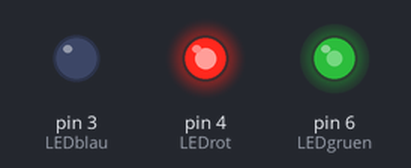
The sketch below on a simulated Arduino Uno, built with avr-gcc and run on an emulated ATmega328P. Shown: output pins drawn as LEDs (lit = HIGH).

Above: at 0.1 s.
Timing chart, 0 to 1.6 s (numbered marks = the images above):
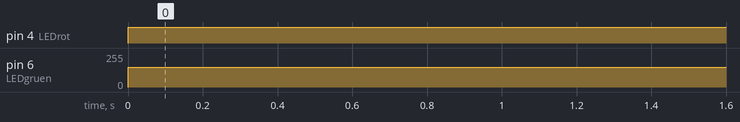

The sketch:

LEDSTATISCH.ino
```cpp
int LEDblau = 3; // Farbe blau an Pin 3
int LEDrot = 4; // Farbe rot an Pin 5
int LEDgruen=6; // Farbe gruen an Pin 6
int p=5-000; // p ist eine Pause mit 1000ms also 1 Sekunde
int brightness1a = 150; // Zahlenwert zwischen 0 und 255 – gibt die Leuchtstärke der einzelnen Farbe an
int brightness1b = 150; // Zahlenwert zwischen 0 und 255 – gibt die Leuchtstärke der einzelnen Farbe an
int brightness1c = 150; // Zahlenwert zwischen 0 und 255 – gibt die Leuchtstärke der einzelnen Farbe an
int dunkel = 0; // Zahlenwert 0 bedeutet Spannung 0V – also LED aus

void setup()
{
pinMode(LEDblau, OUTPUT);
pinMode(LEDgruen, OUTPUT);
pinMode(LEDrot, OUTPUT);
}

void loop()
{
analogWrite(LEDgruen, brightness1c); // gruen und rot ein = gelb
analogWrite(LEDrot, brightness1b);
}
```

Measured:
- by itself, pin 4 (LEDrot): LOW → HIGH at 0.00 s
- by itself, pin 6 (LEDgruen): 0/255 → 150/255 at 0.00 s
